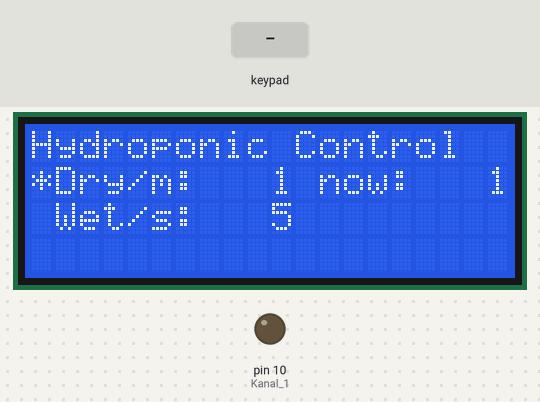
The sketch below on a simulated Arduino Uno, built with avr-gcc and run on an emulated ATmega328P. Parts: 20×4 character LCD, output pins drawn as LEDs (lit = HIGH). Inputs (shaded band) come from the test bench.

Above: at 3.2 s.
3.3 s: key '0' pressed
At 4.1 s:
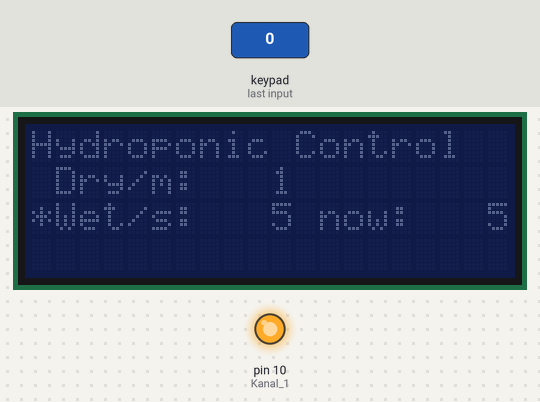
6.3 s: keypad keys 2 3 4 5 D pressed 0.4 s apart
At 8.16 s:
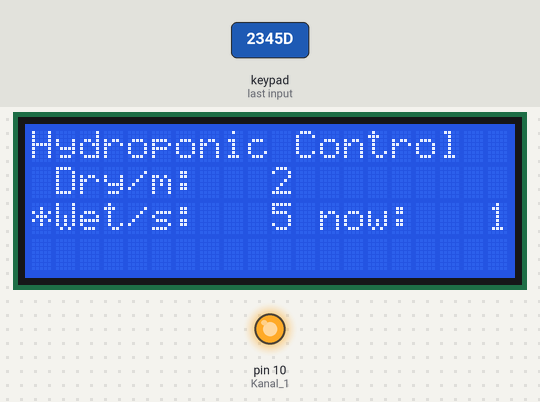
9.8 s: key '0' pressed
At 11.6 s:
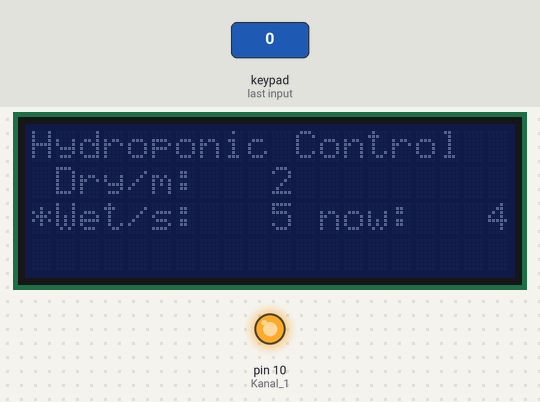
12.8 s: key '0' pressed
At 15.6 s:
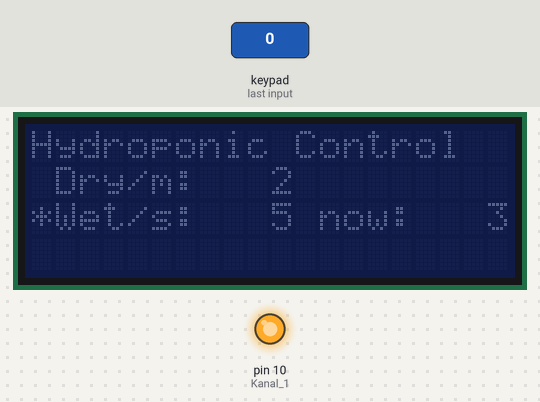
15.8 s: keypad keys 2 3 4 5 * pressed 0.4 s apart
At 19.0 s:
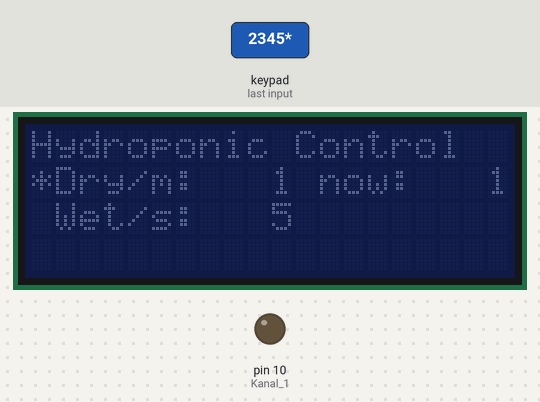
19.3 s: key '0' pressed
At 23.1 s:
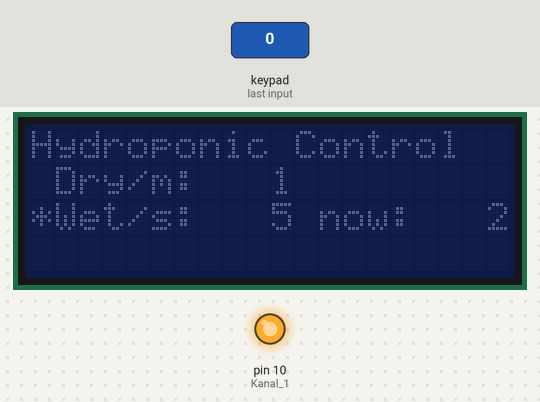
Timing chart, 0 to 24.8 s (numbered marks = the images above; inputs shaded):
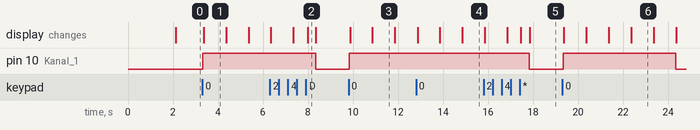

The sketch:

Hydroponik.ino
```cpp
// Hydroponic Control, Stand 200401
// alles ohne Gewähr!
// Fehler und Vorschläge an salatmaschine@mnet-online.de
//#include <Key.h>

#include <Keypad.h>
#include <stdio.h> // for function sprintf
#include <Wire.h>
#include <LiquidCrystal_I2C.h>

// LCD Adresse auf 0x20 für ein 20 chars/2 line display
LiquidCrystal_I2C lcd(0x27,20,4);


//Hier wird die größe des Keypads definiert
const byte COLS = 4; //4 Spalten
const byte ROWS = 4; //4 Zeilen

//Die Ziffern und Zeichen des Keypads werden eingegeben:
char hexaKeys[ROWS][COLS]={
{'D','#','0','*'},
{'C','9','8','7'},
{'B','6','5','4'},
{'A','3','2','1'}
};

byte colPins[COLS] = {2,3,4,5}; //Definition der Pins für die 4 Spalten
byte rowPins[ROWS] = {6,7,8,9};//Definition der Pins für die 4 Zeilen
char Taste; //Taste ist die Variable für die jeweils gedrückte Taste.

//Das Keypad kann absofort mit "Tastenfeld" angesprochen werden
Keypad Tastenfeld = Keypad(makeKeymap(hexaKeys), rowPins, colPins, ROWS, COLS);

// digitale Ausgaenge für Relaissteuerung
int Kanal_1 = 10;
int Kanal_2 = 11;
int Kanal_3 = 12;
int Kanal_4 = 13;

// alle variablen hier als unsigned long
// mit int gab es bei langen Perioden Überläufen
unsigned long last_water = 0; // Zeitpunkt letzte Waesserung in ms
unsigned long max_water;                // Dauer Wasser
unsigned long duration_interval;        // Interval
bool pumpe_an;                // Pumpe an
unsigned long dry_time_left;            // vebleibende Zeit bis Start Waesserung
unsigned long wet_time_left;            // Vebleibende Zeit bis Ende Waesserung
char out[3];


void setup() {
  pinMode(Kanal_1, OUTPUT);   // Setzt den Digitalpin 13 als Outputpin
  // hier weitere Kanaele ergaenzen

  // Initialwerte setzen
  max_water = 5.0; // sec
  duration_interval = 1.0; //min
  last_water=millis(); // millis
  //duration_water = 0; // sec
  digitalWrite(Kanal_1, LOW);
  pumpe_an = false;


  // LCD initialisieren
  lcd.init();

  // begruessung
  lcd.clear();
  lcd.setBacklight(10);
  //lcd.blink();
  lcd.print("Hydroponic Control");
  delay(2000);

  // Standardanzeige
  lcd.setCursor(0,1);
  lcd.print("*Dry/m:");
  lcd.setCursor(1,2);
  lcd.print("Wet/s:");

}

void loop() {

  Taste = Tastenfeld.getKey();

  //if (Taste)

  switch (Taste) {
    case 'A':
      // Bewässerungsdauer reduzieren
      lcd.setBacklight(10);
      if (max_water - 1.0 > 0) {
        max_water = max_water - 1.0;
      }
      break;
    case 'B':
      // Bewässerungsdauer verlängern
      lcd.setBacklight(10);
      max_water = max_water + 1.0;
      break;
    case 'C':
      // Bewässerungsintervall verkürzen
      lcd.setBacklight(10);
      if (duration_interval - 1.0 > 0) {
        duration_interval = duration_interval - 1.0;
      }
      break;
    case 'D':
      // Bewässerungsintervall erhöhen
      lcd.setBacklight(10);
      duration_interval = duration_interval + 1.0;
      break;
    case '0':
      // sofort wässern
      lcd.setBacklight(10);
      last_water = millis() - duration_interval*60000;
      break;
    case '*':
      // Werte zuruecksetzen
      max_water = 5.0; // sec
      duration_interval = 1; //min
      break;
    default:
      break;
  }

  //Anzeige aktualisieren
  lcd.setCursor(1,1);
  lcd.print("Dry/m:");
  lcd.setCursor(1,2);
  lcd.print("Wet/s:");
  lcd.setCursor(8,1);
  sprintf(out,"%3d",duration_interval);
  lcd.print(out);
  //lcd.print("   ");
  lcd.setCursor(8,2);
  sprintf(out,"%3d",max_water);
  lcd.print(out);
  //lcd.print("   ");

  //pruefen ob wasser angeschaltet werden soll
  if (millis() > last_water + duration_interval*60000)  {
    // pumpe anschalten
    digitalWrite(Kanal_1, HIGH);
    pumpe_an = true;
    // Bildschirm ausschalten, muss nicht immer leuchten!
    lcd.setBacklight(0);
    last_water = millis();
    // Anzeige setzen
    lcd.setCursor(0,1);
    lcd.print(" ");
    lcd.setCursor(0,2);
    lcd.print("*");
    lcd.setCursor(12,1);
    lcd.print("        ");
  } // if

  else {
    // Zeit runterzaehlen
    lcd.setCursor(12,1);
    lcd.print("now: ");
    dry_time_left = duration_interval -(millis()-last_water)/60000;
    sprintf(out,"%3d",dry_time_left);
    lcd.print(out);
  } // else


  if (pumpe_an) {
    if (millis() > (last_water + max_water*1000)) {
      // Pumpe aus
      digitalWrite(Kanal_1, LOW);
      pumpe_an = false;
      // Anzeige setzen
      lcd.setCursor(0,1);
      lcd.print("*");
      lcd.setCursor(0,2);
      lcd.print(" ");
      lcd.setCursor(12,2);
      lcd.print("        ");
    } // if

    else {
      // Zeit runterzaehlen
      lcd.setCursor(12,2);
      wet_time_left = max_water -(millis()-last_water)/1000;
      lcd.print("now: ");
      sprintf(out,"%3d",wet_time_left);
      lcd.print(out);
      lcd.setCursor(12,1);
      lcd.print("        ");
    } // else
  } // if Pumpe_an
} // loop
```

Measured:
- after the input at 3.3 s, pin 10 (Kanal_1): LOW → HIGH at once; the display: changes after 0.06 s (image 1)
- after the input at 6.3 s, the display: first differs from a run without the input after 1.7 s (image 2)
- after the input at 9.8 s, pin 10 (Kanal_1): LOW → HIGH at once; the display: first changes after 0.07 s (image 3 shows a later state)
- after the input at 12.8 s, pin 10 (Kanal_1): stays HIGH (without the input it goes to LOW after 2.0 s)
- after the input at 19.3 s, pin 10 (Kanal_1): LOW → HIGH at once, → LOW 5.0 s later; the display: first changes after 0.07 s (image 6 shows a later state)
- what the display in image 1 shows lasts 1.0 s, from 3.4 s to 4.4 s
